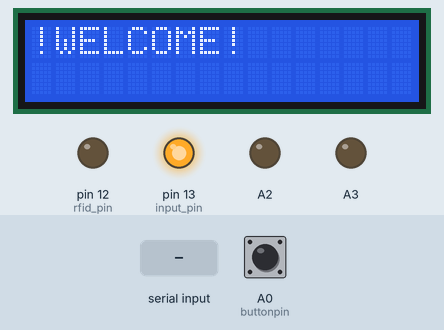
Recording of a sketch running on a simulated Arduino Uno, built with avr-gcc and run on an emulated ATmega328P. Shown: 16×2 character LCD, output pins drawn as LEDs (lit = HIGH). The test bench sets the inputs (shaded band); at power-on: A0 (buttonpin) HIGH. What the sketch prints to the serial monitor is not drawn.

Above: at 1.2 s.
1.3 s: A0 (buttonpin) pulled LOW for 1 s
At 3.4 s:
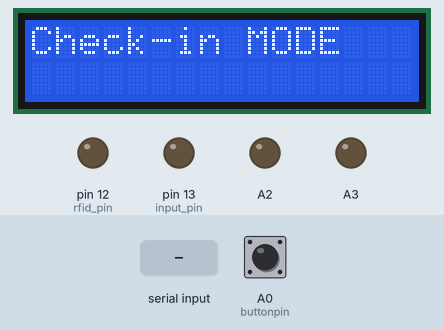
3.8 s: "0\n" received over Serial
5.3 s: "90,45\n" received over Serial
6.8 s: "1\n" received over Serial
At 8.2 s:
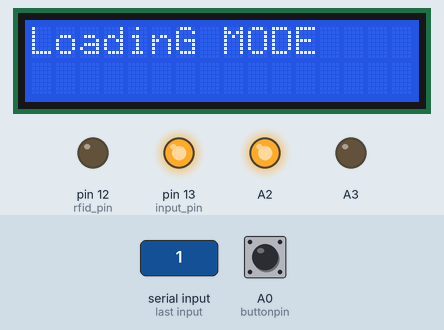
8.5 s: "0\n" received over Serial
At 9.3 s:
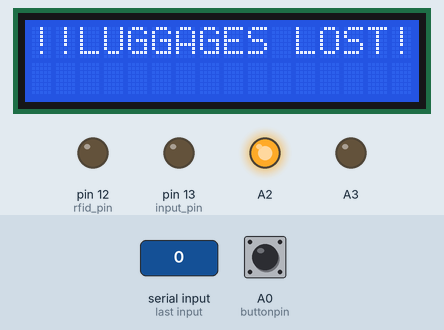
10.0 s: "30,150\n" received over Serial
At 10.9 s:
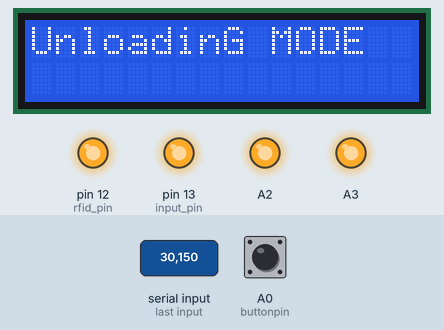
Timing chart, 0 to 12.7 s (numbered marks = the images above; inputs shaded):
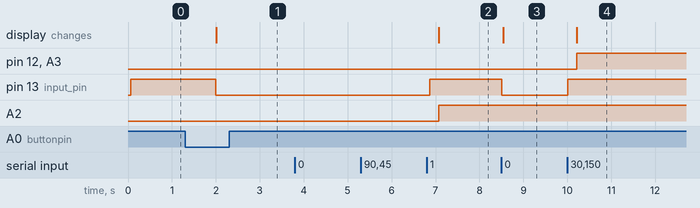

Measured:
- after the input at 1.3 s, pin 13 (input_pin): HIGH → LOW after 0.69 s; the display: changes after 0.71 s (image 1)
- after the input at 3.8 s, every drawn part: stays the same
- after the input at 5.3 s, every drawn part: stays the same
- after the input at 6.8 s, pin 13 (input_pin): LOW → HIGH after 0.07 s; A2: LOW → HIGH after 0.27 s; the display: changes after 0.27 s (image 2)
- after the input at 8.5 s, pin 13 (input_pin): HIGH → LOW at once; the display: changes at once (image 3)
- after the input at 10.0 s, pin 12 (rfid_pin), A3: LOW → HIGH after 0.21 s; pin 13 (input_pin): LOW → HIGH at once; the display: changes after 0.21 s (image 4)

The sketch:

Systeme__simulation_.ino
```cpp
# include <stdio.h>
#include <LiquidCrystal.h>
#include <string.h>


//-----------------i/o functions--------------------------------------------//

int serial_putc(char c, FILE *);
void printf_begin(void);
void scanString(char *T, int taille);
int scanInt();

//-----------------structures----------------------------------------------//

typedef struct
{
    char nom[10];
    char id[15];
    byte hasPassedRfid_n_go[2];//Pour savoir si le baggage est passee par un rfid
    byte hasPassedRfid_n_back[2];
}BasicBaggage;


typedef struct
{
    BasicBaggage *baggageList;
    int nombreBaggage;
}Baggage;

//-------------------functions prototype-----------------------------------//

Baggage ajouterBaggage(Baggage B);

/**
 * show all informations about luggages
 */
void afficherBaggage(Baggage B);

/**
 * to fill all the luggage informations
 */
int check_in(Baggage *B);

/**
 * function for loading
 * modify basicBaggage.hasPassedRfid_n_go to 1 if a luggage has passed throught one
 * return the modified struct Baggage
 */
Baggage loading(Baggage B, byte *choice);//function for loading

/*
 * the same as loading() but inverted, rfid 2 goeas before rfid 1
 * and modify basicBaggage.hasPassedRfid_n_back to 1
 */
Baggage unloading(Baggage B, byte *choice);//function for unloading

/**
 * MODE: 1/loading 2/unloading
 * to check if some baggage are missing
 * return 1 if at least one is missing and 0 otherwise
 */
byte check_baggage(Baggage B, byte mode);

/**
 * read an rfid
 * ID: a string containing the read id
 * RFID: to select an rfid
 */
byte read_rfid(char *ID, byte RFID);//TO DO: implement rfid object instead of byte

//--------------------globale variables----------------------------------//

//PIN
const byte rs = 7, en = 6, d4 = 5, d5 = 4, d6 = 3, d7 = 2;
const byte input_pin = 13, rfid_pin = 12;

//SIMPLE
byte choice = 0;
const int buttonpin = A0;
Baggage C;

//OBJECT
LiquidCrystal lcd(rs, en, d4, d5, d6, d7);


//----------------------main--------------------------------------------//

void setup() {
  // put your setup code here, to run once:
  Serial.begin(9600);
  printf_begin();
  lcd.begin(16, 2);
  lcd.print("Welcome!");

  pinMode(A2, OUTPUT);
  pinMode(A3, OUTPUT);
  pinMode(buttonpin, INPUT);
  pinMode(input_pin, OUTPUT);
  pinMode(rfid_pin, OUTPUT);
  digitalWrite(input_pin, HIGH);//disable user input and enable rfid input
  digitalWrite(rfid_pin, LOW);//choose rfid 1 input
  digitalWrite(buttonpin, HIGH);//initialize the buttonpin to HIGH to avoid syncing problem

  C.nombreBaggage = 0;
}

void loop() {
  // put your main code here, to run repeatedly:
  int value  = digitalRead(buttonpin);
  if(value == LOW){
    delay(500);
    value = digitalRead(buttonpin);

    //if the value is still low after 0.5s then change mode
    if(value == LOW){
      //set choice to not have a value above 3
      if(choice == 3){
        choice = 0;
      }
      else{
        choice++;
      }
    }
  }

  Serial.println(choice);

  switch(choice){
    case 1:
      lcd.clear();
      lcd.print("Check-in MODE");

      digitalWrite(input_pin, LOW);
      if(check_in(&C) == 1){
        choice = 2;
      }
      digitalWrite(input_pin, HIGH);
      //delay(1000);
      break;


    case 2:
      lcd.clear();
      lcd.print("LoadinG MODE");
      C = loading(C, &choice);
      if(choice == 3){
        if(check_baggage(C, 1) == 1){
          digitalWrite(A1, HIGH);
          lcd.clear();
          lcd.print("!!LUGGAGES LOST!!");
          Serial.println("Des baggages ont ete voles");
          digitalWrite(input_pin, LOW);
          scanInt();
          digitalWrite(input_pin, HIGH);
        }
      }
      break;


    case 3:
      lcd.clear();
      lcd.print("UnloadinG MODE");
      C = unloading(C, &choice);
      if(choice == 0){
        if(check_baggage(C, 2) == 1){
          digitalWrite(A1, HIGH);
          lcd.clear();
          lcd.print("!!LUGGAGES LOST!!");
          Serial.println("Des baggages ont ete voles");
          digitalWrite(input_pin, LOW);
          scanInt();
          digitalWrite(input_pin, HIGH);
        }
      }
      break;

    default:
        lcd.clear();
       lcd.print("!WELCOME!");
      free(C.baggageList);
      C.nombreBaggage = 0;
  }
  delay(200);
}


//-----------------------function definitions------------------------------//


int serial_putc(char c, FILE *)
{
  Serial.write(c);
  return c;
}

void printf_begin(void)
{
  fdevopen(&serial_putc, 0);
}


void scanString(char *buff, int taille)
{
  byte index = 0;
  bool ended = false;
  while(ended == false){
     while(Serial.available() > 0){
        if(index < taille){
           char letter = Serial.read();
           if(letter != '\n' && letter != '\r'){
              buff[index++] = letter;
              buff[index] = '\0';
           }
           else{
              ended = true;
           }
        }
     }
  }
}

int scanInt()
{
  char buff[8];
  int value = 0;
  bool ended = false;
  while(ended == false){
    scanString(buff, 8);
    value = atoi(buff);
    if(value != 0){
      ended = true;
    }
  }
  return value;
}


Baggage ajouterBaggage(Baggage B)
{
  if (B.nombreBaggage == 0){
    B.baggageList = (BasicBaggage *) malloc((++B.nombreBaggage)*sizeof(BasicBaggage));
  }
  else{
    realloc(B.baggageList, sizeof(BasicBaggage)*(++B.nombreBaggage));//ajouter un emçlacement de baggage
  }


  Serial.println("Enter le nom: ");
  scanString(B.baggageList[B.nombreBaggage - 1].nom, 10);

  Serial.println("Entrer l' ID: ");
  scanString(B.baggageList[B.nombreBaggage - 1].id, 15);

  for(byte i=0; i<2; i++){
    B.baggageList[B.nombreBaggage - 1].hasPassedRfid_n_go[i] = 0;
    B.baggageList[B.nombreBaggage - 1].hasPassedRfid_n_back[i] = 0;
  }
  return B;
}

void afficherBaggage(Baggage B)
{
  for(int i=0; i<B.nombreBaggage; i++)
  {
    Serial.println("Voici les baggages: ");
    printf("Baggage No %d:",i+1);
    Serial.println();
    printf("  Nom: %s",B.baggageList[i].nom);
    Serial.println();
    printf("  ID: %s",B.baggageList[i].id);
    Serial.println();
    printf("  Rfid1-go: %d",B.baggageList[i].hasPassedRfid_n_go[0]);
    Serial.println();
    printf("  Rfid2-go: %d",B.baggageList[i].hasPassedRfid_n_go[1]);
    Serial.println();
    printf("  Rfid1-back: %d",B.baggageList[i].hasPassedRfid_n_back[0]);
    Serial.println();
    printf("  Rfid2-back: %d",B.baggageList[i].hasPassedRfid_n_back[1]);
    Serial.println();
    /*printf("  Poid(g): %d",B.baggageList[i].poid);
    Serial.println();*/
    Serial.println();
  }
}


int check_in(Baggage *B){
  int fin = 0;
  while(fin == 0){
    *B = ajouterBaggage(*B);
    Serial.println();
    Serial.println("En ajouter plus? 2:OUI/1:NON");
    char temp = scanInt();
    if(temp == 1){
      break;
    }
  }
  afficherBaggage(*B);
  return 1;
}

byte read_rfid(char *ID, byte RFID){
  switch(RFID){
    case 1:
      Serial.println("RFID 1:");
      scanString(ID, 15);
      if(ID[0] == '0')
        return 1;

      break;

    case 2:
      Serial.println("RFID 2:");
      scanString(ID, 15);
      if(ID[0] == '0')
        return 1;
      break;

  }
  return 0;
}


Baggage loading(Baggage B, byte *choice){

  char id_temp[15] = {'\0'};//<- to store the read id
  //set motor forward
  digitalWrite(A2, HIGH);
  digitalWrite(A3, LOW);
  //for rfid 1
  digitalWrite(rfid_pin, LOW);
  //to do: replace with real rfid
  if(read_rfid(id_temp, 1) == 1){
    *choice = 3;
    return B;
  }
  //mofify B.baggageList[i].hasPassedRfid_n_go if the id is found
  for(byte i=0; i< B.nombreBaggage; i++){
    if(strcmp(id_temp, B.baggageList[i].id) == 0){
      B.baggageList[i].hasPassedRfid_n_go[0] = 1;
    }
  }

  //for rfid 2
  digitalWrite(rfid_pin, HIGH);
  //to do: the same
  if(read_rfid(id_temp, 2) == 1){
    *choice = 3;
    return B;
  }
  for(byte i=0; i< B.nombreBaggage; i++){
    if(strcmp(id_temp, B.baggageList[i].id) == 0){
      B.baggageList[i].hasPassedRfid_n_go[1] = 1;
    }
  }
  return B;
}


Baggage unloading(Baggage B, byte *choice){

  char id_temp[15] = {'\0'};//<- to store the read id
  //set motor inverted
  digitalWrite(A2, HIGH);
  digitalWrite(A3, HIGH);
  //for rfid 2
  digitalWrite(rfid_pin, HIGH);
  //to do: replace with real rfid
  if(read_rfid(id_temp, 2) == 1){
    *choice = 0;
    return B;
  }
  //mofify B.baggageList[i].hasPassedRfid_n_back if the id is found
  for(byte i=0; i< B.nombreBaggage; i++){
    if(strcmp(id_temp, B.baggageList[i].id) == 0){
      B.baggageList[i].hasPassedRfid_n_back[1] = 1;
    }
  }

  //for rfid 1
  digitalWrite(rfid_pin, LOW);
  //to do: the same
  if(read_rfid(id_temp, 1) == 1){
    *choice = 0;
    return B;
  }
  for(byte i=0; i< B.nombreBaggage; i++){
    if(strcmp(id_temp, B.baggageList[i].id) == 0){
      B.baggageList[i].hasPassedRfid_n_back[0] = 1;
    }
  }
  return B;
}


byte check_baggage(Baggage B, byte mode){
  //loop over luggages
  for(byte i=0; i<  B.nombreBaggage; i++){
    switch(mode){
      //loading mode
      case 1:
        //check if every luggages has passed by rfids
        for(byte j=0; j<2; j++){
          if(B.baggageList[i].hasPassedRfid_n_go[j] == 0){
            return 1;
          }
        }
        break;
      //unloading mode
      case 2:
        for(byte j=0; j<2; j++){
          if(B.baggageList[i].hasPassedRfid_n_back[j] == 0){
            return 1;
          }
        }
        break;
    }
  }
  return 0;
}
```
